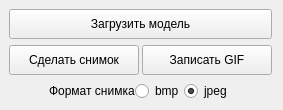
        <widget class="QWidget" name="wOpenSave" native="true">
         <property name="sizePolicy">
          <sizepolicy hsizetype="Preferred" vsizetype="Fixed">
           <horstretch>0</horstretch>
           <verstretch>0</verstretch>
          </sizepolicy>
         </property>
         <layout class="QVBoxLayout" name="verticalLayout_3">
          <property name="leftMargin">
           <number>9</number>
          </property>
          <property name="topMargin">
           <number>9</number>
          </property>
          <property name="bottomMargin">
           <number>9</number>
          </property>
          <item>
           <widget class="QPushButton" name="btnLoadModel">
            <property name="sizePolicy">
             <sizepolicy hsizetype="Preferred" vsizetype="Minimum">
              <horstretch>0</horstretch>
              <verstretch>0</verstretch>
             </sizepolicy>
            </property>
            <property name="minimumSize">
             <size>
              <width>0</width>
              <height>30</height>
             </size>
            </property>
            <property name="text">
             <string>Загрузить модель</string>
            </property>
           </widget>
          </item>
          <item>
           <widget class="QWidget" name="wSave" native="true">
            <property name="sizePolicy">
             <sizepolicy hsizetype="Preferred" vsizetype="Minimum">
              <horstretch>0</horstretch>
              <verstretch>0</verstretch>
             </sizepolicy>
            </property>
            <layout class="QGridLayout" name="gridLayout_8">
             <property name="leftMargin">
              <number>0</number>
             </property>
             <property name="topMargin">
              <number>0</number>
             </property>
             <property name="rightMargin">
              <number>0</number>
             </property>
             <property name="bottomMargin">
              <number>0</number>
             </property>
             <property name="horizontalSpacing">
              <number>3</number>
             </property>
             <property name="verticalSpacing">
              <number>0</number>
             </property>
             <item row="0" column="0">
              <widget class="QPushButton" name="btnScreeshot">
               <property name="sizePolicy">
                <sizepolicy hsizetype="Preferred" vsizetype="Minimum">
                 <horstretch>0</horstretch>
                 <verstretch>0</verstretch>
                </sizepolicy>
               </property>
               <property name="minimumSize">
                <size>
                 <width>0</width>
                 <height>30</height>
                </size>
               </property>
               <property name="text">
                <string>Сделать снимок</string>
               </property>
              </widget>
             </item>
             <item row="0" column="1">
              <widget class="QPushButton" name="btnRecordGif">
               <property name="sizePolicy">
                <sizepolicy hsizetype="Preferred" vsizetype="Minimum">
                 <horstretch>0</horstretch>
                 <verstretch>0</verstretch>
                </sizepolicy>
               </property>
               <property name="minimumSize">
                <size>
                 <width>0</width>
                 <height>30</height>
                </size>
               </property>
               <property name="text">
                <string>Записать GIF</string>
               </property>
              </widget>
             </item>
            </layout>
           </widget>
          </item>
          <item>
           <widget class="QWidget" name="wScreenshotFormat" native="true">
            <property name="sizePolicy">
             <sizepolicy hsizetype="Preferred" vsizetype="Minimum">
              <horstretch>0</horstretch>
              <verstretch>0</verstretch>
             </sizepolicy>
            </property>
            <layout class="QGridLayout" name="gridLayout_9">
             <property name="leftMargin">
              <number>40</number>
             </property>
             <property name="topMargin">
              <number>0</number>
             </property>
             <property name="rightMargin">
              <number>40</number>
             </property>
             <property name="bottomMargin">
              <number>0</number>
             </property>
             <property name="spacing">
              <number>0</number>
             </property>
             <item row="0" column="0">
              <widget class="QLabel" name="lbScreenshotFormat">
               <property name="sizePolicy">
                <sizepolicy hsizetype="Maximum" vsizetype="Minimum">
                 <horstretch>0</horstretch>
                 <verstretch>0</verstretch>
                </sizepolicy>
               </property>
               <property name="text">
                <string>Формат снимка</string>
               </property>
              </widget>
             </item>
             <item row="0" column="1">
              <widget class="QRadioButton" name="rbBMP_2">
               <property name="sizePolicy">
                <sizepolicy hsizetype="Maximum" vsizetype="Minimum">
                 <horstretch>0</horstretch>
                 <verstretch>0</verstretch>
                </sizepolicy>
               </property>
               <property name="text">
                <string>bmp</string>
               </property>
              </widget>
             </item>
             <item row="0" column="2">
              <widget class="QRadioButton" name="rbJPEG">
               <property name="sizePolicy">
                <sizepolicy hsizetype="Maximum" vsizetype="Minimum">
                 <horstretch>0</horstretch>
                 <verstretch>0</verstretch>
                </sizepolicy>
               </property>
               <property name="text">
                <string>jpeg</string>
               </property>
               <property name="checked">
                <bool>true</bool>
               </property>
              </widget>
             </item>
            </layout>
           </widget>
          </item>
         </layout>
        </widget>
